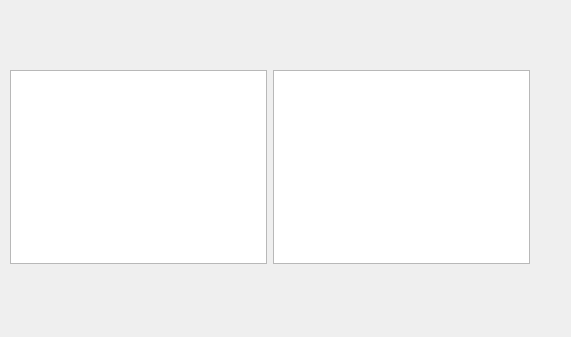
<?xml version="1.0" encoding="UTF-8"?>
<ui version="4.0">
 <class>Form</class>
 <widget class="QWidget" name="Form">
  <property name="geometry">
   <rect>
    <x>0</x>
    <y>0</y>
    <width>571</width>
    <height>337</height>
   </rect>
  </property>
  <property name="windowTitle">
   <string>Form</string>
  </property>
  <widget class="QWidget" name="">
   <property name="geometry">
    <rect>
     <x>10</x>
     <y>70</y>
     <width>520</width>
     <height>194</height>
    </rect>
   </property>
   <layout class="QHBoxLayout" name="horizontalLayout">
    <item>
     <widget class="QTreeView" name="treeView"/>
    </item>
    <item>
     <widget class="QPlainTextEdit" name="plainTextEdit"/>
    </item>
   </layout>
  </widget>
 </widget>
 <resources/>
 <connections/>
</ui>
